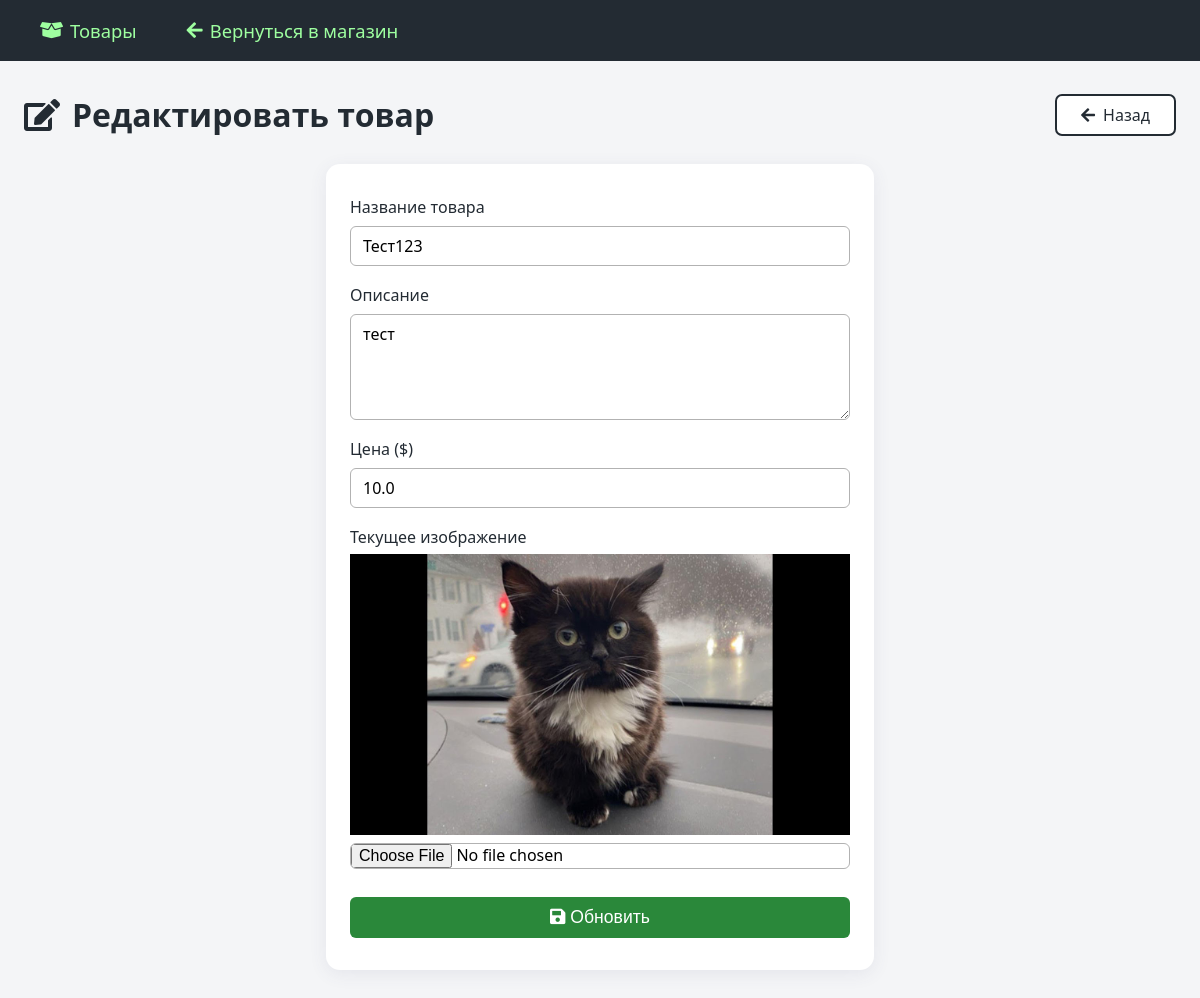
Page /admin/products/edit/1 (signed in) on the committed database.
### models.py (models this page shows)
class Product(db.Model):
    id = db.Column(db.Integer, primary_key=True)
    name = db.Column(db.String(100))
    description = db.Column(db.Text)
    price = db.Column(db.Float)
    image = db.Column(db.String(100))

### app.py (the view, shortened to what this page needs)
@app.route('/admin/products/edit/<int:id>', methods=['GET', 'POST'])
@login_required
def admin_edit_product(id):
    if not current_user.is_admin:
        flash('Доступ запрещен', 'danger')
        return redirect(url_for('index'))
    product = Product.query.get_or_404(id)
    form = ProductForm(obj=product)
    form.image.validators = []  # Убираем обязательность изображения
    return render_template('admin/edit_product.html', form=form, product=product)

### forms.py
class ProductForm(FlaskForm):
    class Meta:
        csrf = False
    name = StringField('Название', validators=[
        DataRequired(),
        Length(min=2, max=100)
    ])
    description = TextAreaField('Описание', validators=[
        DataRequired(),
        Length(max=500)
    ])
    price = FloatField('Цена', validators=[
        DataRequired(),
        validators.NumberRange(min=0.01)
    ])
    image = FileField('Изображение', validators=[
        FileAllowed(['jpg', 'jpeg', 'png', 'gif'], 'Только изображения!'),
        DataRequired()  # Обязательное поле для нового товара
    ])
    submit = SubmitField('Сохранить')

### app.py (called while the page is built)
@login_manager.user_loader
def load_user(user_id):
    return User.query.get(int(user_id))

### templates/admin/edit_product.html (shortened to what this page needs)
{% extends "admin/base_admin.html" %}
{% block content %}
    <div class="admin-header">
        <h1><i class="fas fa-edit"></i> Редактировать товар</h1>
        <a href="{{ url_for('admin_products') }}" class="btn btn-secondary">
            <i class="fas fa-arrow-left"></i> Назад
        </a>
    </div>
    <form method="POST" enctype="multipart/form-data" class="admin-form">
        <div class="form-group">
            <label>Название товара</label>
            {{ form.name(class="form-control", value=product.name, required=True) }}
        </div>
        <div class="form-group">
            <label>Описание</label>
            {{ form.description(class="form-control", rows=4) }}
        </div>
        <div class="form-group">
            <label>Цена ($)</label>
            {{ form.price(class="form-control", value=product.price, step="0.01", required=True) }}
        </div>
        <div class="form-group">
            <label>Текущее изображение</label>
            <img src="{{ url_for('static', filename=product.image) }}"
                 class="current-image"
                 alt="{{ product.name }}">
            {{ form.image(class="form-control-file") }}
        </div>
        <button type="submit" class="btn btn-primary">
            <i class="fas fa-save"></i> Обновить
        </button>
    </form>
{% endblock %}

### static/admin.css (style rules this page uses)
body { background: #f4f5f7; font-family: 'Segoe UI', system-ui, sans-serif; margin: 0; }
.admin-header { display: flex; align-items: center; justify-content: space-between; margin-bottom: 28px; }
.admin-header h1 { font-size: 2rem; color: #232b33; margin: 0; display: flex; align-items: center; gap: 12px; }
.admin-header .btn { background: #fff; border: 2px solid #232b33; border-radius: 7px; padding: 8px 24px; font-size: 1rem; color: #232b33; display: flex; align-items: center; gap: 8px; text-decoration: none; transition: background 0.2s; }
.admin-form { background: #fff; box-shadow: 0 4px 18px rgba(80,80,120,0.09); border-radius: 14px; padding: 32px 24px; max-width: 500px; margin: 0 auto; display: flex; flex-direction: column; gap: 18px; }
.admin-form .form-group { display: flex; flex-direction: column; gap: 6px; }
.admin-form label { font-weight: 500; color: #232b33; }
.admin-form input, .admin-form textarea, .admin-form select { border: 1.5px solid #b2b2b2; border-radius: 6px; padding: 8px 12px; font-size: 1rem; font-family: inherit; margin-top: 2px; }
.admin-form input[type="file"] { padding: 0; }
.admin-form button[type="submit"] { background: #2a883a; color: #fff; border: none; border-radius: 6px; padding: 10px 0; font-size: 1.1rem; margin-top: 10px; cursor: pointer; transition: background 0.2s; }

### rows in the picture
Product: name "Тест123", description "тест", price "10.0", image (picture)
